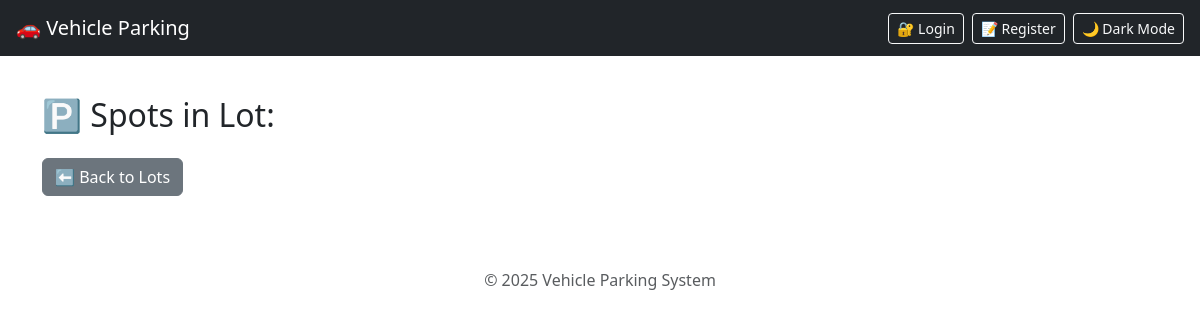
Before: /view_spots/5 with the older database file.
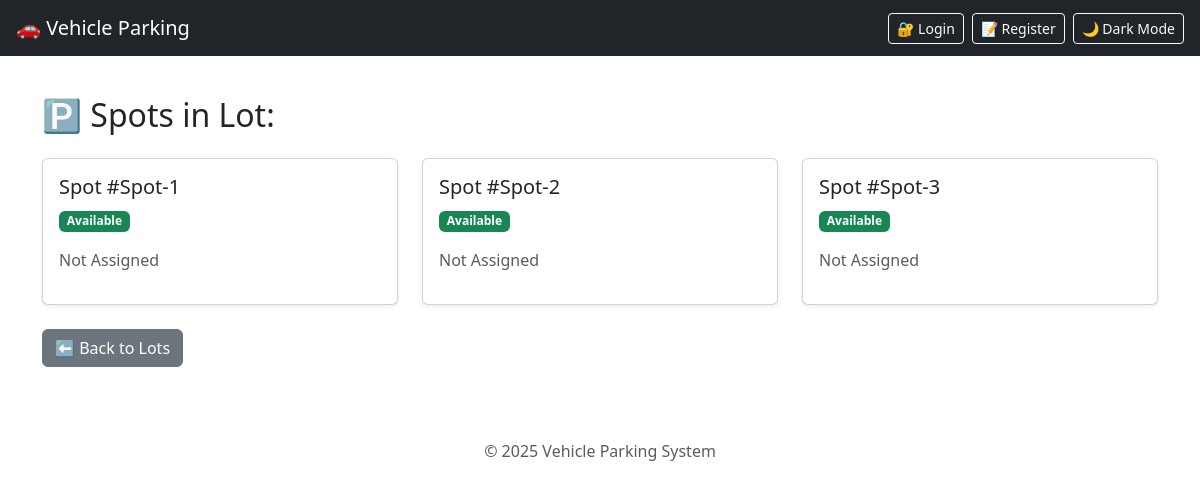
After: the same page with the newer database file.
### tables this page shows
CREATE TABLE parking_spots (
            id INTEGER PRIMARY KEY AUTOINCREMENT,
            lot_id INTEGER NOT NULL,
            spot_number TEXT NOT NULL,
            is_occupied INTEGER DEFAULT 0,
            current_user_id INTEGER,
            FOREIGN KEY(lot_id) REFERENCES parking_lots(id),
            FOREIGN KEY(current_user_id) REFERENCES users(id)
        );

### app.py (the view)
@app.route('/view_spots/<int:lot_id>')
def view_spots(lot_id):
    conn = get_db_connection()
    lot = conn.execute('SELECT * FROM parking_lots WHERE id = ?', (lot_id,)).fetchone()
    spots = conn.execute('''
        SELECT parking_spots.*, users.email as user_email
        FROM parking_spots
        LEFT JOIN users ON parking_spots.current_user_id = users.id
        WHERE lot_id = ?
    ''', (lot_id,)).fetchall()
    conn.close()
    return render_template('view_spots.html', lot=lot, spots=spots)

### app.py (called while the page is built)
def get_db_connection():
    conn = sqlite3.connect(DATABASE)
    conn.row_factory = sqlite3.Row
    return conn

### templates/view_spots.html (shortened to what this page needs)
{% extends "base.html" %}
{% block content %}
<h2 class="mb-4">🅿️ Spots in Lot: {{ lot.name }}</h2>
<div class="row row-cols-1 row-cols-md-2 row-cols-lg-3 g-4">
  {% for spot in spots %}
  <div class="col">
    <div class="card shadow-sm h-100">
      <div class="card-body">
        <h5 class="card-title">Spot #{{ spot.spot_number }}</h5>
        <p class="card-text">
          <span class="badge {% if spot.is_occupied %}bg-danger{% else %}bg-success{% endif %}">
            {% if spot.is_occupied %}Occupied{% else %}Available{% endif %}
          </span>
        </p>
        <p class="text-muted">
          {% if spot.user_email %}
          Reserved by: <strong>{{ spot.user_email }}</strong>
          {% else %}
          Not Assigned
          {% endif %}
        </p>
      </div>
    </div>
  </div>
  {% endfor %}
</div>
<a href="{{ url_for('view_lots') }}" class="btn btn-secondary mt-4">⬅ Back to Lots</a>
{% endblock %}

Changed rows visible on the page:
added parking_spots: spot_number "Spot-1", is_occupied "Available"
added parking_spots: spot_number "Spot-2", is_occupied "Available"
added parking_spots: spot_number "Spot-3", is_occupied "Available"
